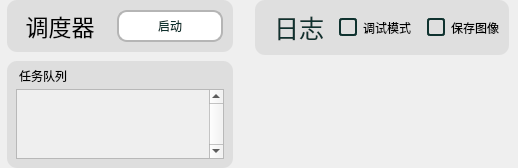
           <widget class="QWidget" name="Overview_Panel_widget">
            <property name="enabled">
             <bool>true</bool>
            </property>
            <property name="styleSheet">
             <string notr="true"/>
            </property>
            <layout class="QHBoxLayout" name="horizontalLayout_2" stretch="1,0">
             <property name="leftMargin">
              <number>0</number>
             </property>
             <property name="topMargin">
              <number>0</number>
             </property>
             <property name="rightMargin">
              <number>0</number>
             </property>
             <property name="bottomMargin">
              <number>0</number>
             </property>
             <item>
              <widget class="QWidget" name="widget_2" native="true">
               <property name="minimumSize">
                <size>
                 <width>240</width>
                 <height>0</height>
                </size>
               </property>
               <property name="maximumSize">
                <size>
                 <width>280</width>
                 <height>16777215</height>
                </size>
               </property>
               <property name="styleSheet">
                <string notr="true"/>
               </property>
               <layout class="QVBoxLayout" name="verticalLayout_3" stretch="1,1">
                <property name="spacing">
                 <number>9</number>
                </property>
                <property name="leftMargin">
                 <number>7</number>
                </property>
                <property name="topMargin">
                 <number>0</number>
                </property>
                <property name="rightMargin">
                 <number>7</number>
                </property>
                <property name="bottomMargin">
                 <number>0</number>
                </property>
                <item>
                 <widget class="QWidget" name="widget_4" native="true">
                  <property name="maximumSize">
                   <size>
                    <width>16777215</width>
                    <height>55</height>
                   </size>
                  </property>
                  <property name="palette">
                   <palette>
                    <active>
                     <colorrole role="WindowText">
                      <brush brushstyle="SolidPattern">
                       <color alpha="255">
                        <red>15</red>
                        <green>50</green>
                        <blue>47</blue>
                       </color>
                      </brush>
                     </colorrole>
                     <colorrole role="Button">
                      <brush brushstyle="SolidPattern">
                       <color alpha="255">
                        <red>222</red>
                        <green>222</green>
                        <blue>222</blue>
                       </color>
                      </brush>
                     </colorrole>
                     <colorrole role="Text">
                      <brush brushstyle="SolidPattern">
                       <color alpha="255">
                        <red>15</red>
                        <green>50</green>
                        <blue>47</blue>
                       </color>
                      </brush>
                     </colorrole>
                     <colorrole role="ButtonText">
                      <brush brushstyle="SolidPattern">
                       <color alpha="255">
                        <red>15</red>
                        <green>50</green>
                        <blue>47</blue>
                       </color>
                      </brush>
                     </colorrole>
                     <colorrole role="Base">
                      <brush brushstyle="SolidPattern">
                       <color alpha="255">
                        <red>222</red>
                        <green>222</green>
                        <blue>222</blue>
                       </color>
                      </brush>
                     </colorrole>
                     <colorrole role="Window">
                      <brush brushstyle="SolidPattern">
                       <color alpha="255">
                        <red>222</red>
                        <green>222</green>
                        <blue>222</blue>
                       </color>
                      </brush>
                     </colorrole>
                     <colorrole role="PlaceholderText">
                      <brush brushstyle="SolidPattern">
                       <color alpha="128">
                        <red>15</red>
                        <green>50</green>
                        <blue>47</blue>
                       </color>
                      </brush>
                     </colorrole>
                    </active>
                    <inactive>
                     <colorrole role="WindowText">
                      <brush brushstyle="SolidPattern">
                       <color alpha="255">
                        <red>15</red>
                        <green>50</green>
                        <blue>47</blue>
                       </color>
                      </brush>
                     </colorrole>
                     <colorrole role="Button">
                      <brush brushstyle="SolidPattern">
                       <color alpha="255">
                        <red>222</red>
                        <green>222</green>
                        <blue>222</blue>
                       </color>
                      </brush>
                     </colorrole>
                     <colorrole role="Text">
                      <brush brushstyle="SolidPattern">
                       <color alpha="255">
                        <red>15</red>
                        <green>50</green>
                        <blue>47</blue>
                       </color>
                      </brush>
                     </colorrole>
                     <colorrole role="ButtonText">
                      <brush brushstyle="SolidPattern">
                       <color alpha="255">
                        <red>15</red>
                        <green>50</green>
                        <blue>47</blue>
                       </color>
                      </brush>
                     </colorrole>
                     <colorrole role="Base">
                      <brush brushstyle="SolidPattern">
                       <color alpha="255">
                        <red>222</red>
                        <green>222</green>
                        <blue>222</blue>
                       </color>
                      </brush>
                     </colorrole>
                     <colorrole role="Window">
                      <brush brushstyle="SolidPattern">
                       <color alpha="255">
                        <red>222</red>
                        <green>222</green>
                        <blue>222</blue>
                       </color>
                      </brush>
                     </colorrole>
                     <colorrole role="PlaceholderText">
                      <brush brushstyle="SolidPattern">
                       <color alpha="128">
                        <red>15</red>
                        <green>50</green>
                        <blue>47</blue>
                       </color>
                      </brush>
                     </colorrole>
                    </inactive>
                    <disabled>
                     <colorrole role="WindowText">
                      <brush brushstyle="SolidPattern">
                       <color alpha="255">
                        <red>15</red>
                        <green>50</green>
                        <blue>47</blue>
                       </color>
                      </brush>
                     </colorrole>
                     <colorrole role="Button">
                      <brush brushstyle="SolidPattern">
                       <color alpha="255">
                        <red>222</red>
                        <green>222</green>
                        <blue>222</blue>
                       </color>
                      </brush>
                     </colorrole>
                     <colorrole role="Text">
                      <brush brushstyle="SolidPattern">
                       <color alpha="255">
                        <red>15</red>
                        <green>50</green>
                        <blue>47</blue>
                       </color>
                      </brush>
                     </colorrole>
                     <colorrole role="ButtonText">
                      <brush brushstyle="SolidPattern">
                       <color alpha="255">
                        <red>15</red>
                        <green>50</green>
                        <blue>47</blue>
                       </color>
                      </brush>
                     </colorrole>
                     <colorrole role="Base">
                      <brush brushstyle="SolidPattern">
                       <color alpha="255">
                        <red>222</red>
                        <green>222</green>
                        <blue>222</blue>
                       </color>
                      </brush>
                     </colorrole>
                     <colorrole role="Window">
                      <brush brushstyle="SolidPattern">
                       <color alpha="255">
                        <red>222</red>
                        <green>222</green>
                        <blue>222</blue>
                       </color>
                      </brush>
                     </colorrole>
                     <colorrole role="PlaceholderText">
                      <brush brushstyle="SolidPattern">
                       <color alpha="128">
                        <red>15</red>
                        <green>50</green>
                        <blue>47</blue>
                       </color>
                      </brush>
                     </colorrole>
                    </disabled>
                   </palette>
                  </property>
                  <property name="styleSheet">
                   <string notr="true">#widget_4 {  /* 仅匹配 objectName 为 myWidget 的控件 */
    background-color: rgb(222, 222, 222);
border-radius: 10px;
}
QWidget QLabel {
    background-color: rgb(222, 222, 222);
border-radius: 10px;
}</string>
                  </property>
                  <layout class="QHBoxLayout" name="horizontalLayout_3">
                   <property name="spacing">
                    <number>4</number>
                   </property>
                   <property name="leftMargin">
                    <number>0</number>
                   </property>
                   <property name="topMargin">
                    <number>9</number>
                   </property>
                   <property name="rightMargin">
                    <number>10</number>
                   </property>
                   <property name="bottomMargin">
                    <number>9</number>
                   </property>
                   <item>
                    <widget class="QLabel" name="label">
                     <property name="styleSheet">
                      <string notr="true">font-size:23px;
margin-top:0px;
margin-bottom:0px;</string>
                     </property>
                     <property name="text">
                      <string>调度器</string>
                     </property>
                     <property name="alignment">
                      <set>Qt::AlignmentFlag::AlignCenter</set>
                     </property>
                     <property name="indent">
                      <number>0</number>
                     </property>
                    </widget>
                   </item>
                   <item>
                    <widget class="QPushButton" name="start_schedule_button">
                     <property name="enabled">
                      <bool>true</bool>
                     </property>
                     <property name="focusPolicy">
                      <enum>Qt::FocusPolicy::ClickFocus</enum>
                     </property>
                     <property name="styleSheet">
                      <string notr="true">QPushButton{
border: 2px solid #b5b5b5;  /* 2px宽的深灰色实线边框 */
background-color: rgb(255, 255, 255);
border-radius:10px;
outline:none;
color:#0f322f;
padding-top:5px;
padding-bottom:5px;
}
QPushButton::hover {
border: 2px solid #39C5BB;  /* 2px宽的深灰色实线边框 */
background-color: rgb(255, 255, 255);
border-radius:10px;
outline:none;
padding-top:5px;
color:#39C5BB;
padding-bottom:5px;
}
QPushButton:disabled {
        background-color: #dedede;  /* 背景色 */
        color: #b5b5b5;             /* 文字颜色 */
        border: 2px solid #b5b5b5;  /* 2px宽的深灰色实线边框 */
    }</string>
                     </property>
                     <property name="text">
                      <string>启动</string>
                     </property>
                    </widget>
                   </item>
                  </layout>
                 </widget>
                </item>
                <item>
                 <widget class="QWidget" name="widget_5" native="true">
                  <property name="styleSheet">
                   <string notr="true">#widget_5 {  /* 仅匹配 objectName 为 myWidget 的控件 */
    background-color: rgb(222, 222, 222);
border-radius: 10px;
}
QWidget QLabel {
    background-color: rgb(222, 222, 222);
}</string>
                  </property>
                  <layout class="QVBoxLayout" name="verticalLayout">
                   <property name="spacing">
                    <number>2</number>
                   </property>
                   <property name="leftMargin">
                    <number>9</number>
                   </property>
                   <property name="topMargin">
                    <number>3</number>
                   </property>
                   <property name="rightMargin">
                    <number>9</number>
                   </property>
                   <property name="bottomMargin">
                    <number>9</number>
                   </property>
                   <item>
                    <widget class="QLabel" name="label_2">
                     <property name="styleSheet">
                      <string notr="true">
margin-top:3px;
margin-bottom:0px;
</string>
                     </property>
                     <property name="text">
                      <string>任务队列</string>
                     </property>
                    </widget>
                   </item>
                   <item>
                    <widget class="Line" name="line">
                     <property name="palette">
                      <palette>
                       <active>
                        <colorrole role="WindowText">
                         <brush brushstyle="SolidPattern">
                          <color alpha="255">
                           <red>179</red>
                           <green>179</green>
                           <blue>179</blue>
                          </color>
                         </brush>
                        </colorrole>
                        <colorrole role="Button">
                         <brush brushstyle="SolidPattern">
                          <color alpha="255">
                           <red>255</red>
                           <green>255</green>
                           <blue>255</blue>
                          </color>
                         </brush>
                        </colorrole>
                        <colorrole role="Text">
                         <brush brushstyle="SolidPattern">
                          <color alpha="255">
                           <red>15</red>
                           <green>50</green>
                           <blue>47</blue>
                          </color>
                         </brush>
                        </colorrole>
                        <colorrole role="ButtonText">
                         <brush brushstyle="SolidPattern">
                          <color alpha="255">
                           <red>15</red>
                           <green>50</green>
                           <blue>47</blue>
                          </color>
                         </brush>
                        </colorrole>
                        <colorrole role="Base">
                         <brush brushstyle="SolidPattern">
                          <color alpha="255">
                           <red>255</red>
                           <green>255</green>
                           <blue>255</blue>
                          </color>
                         </brush>
                        </colorrole>
                        <colorrole role="Window">
                         <brush brushstyle="SolidPattern">
                          <color alpha="255">
                           <red>255</red>
                           <green>255</green>
                           <blue>255</blue>
                          </color>
                         </brush>
                        </colorrole>
                        <colorrole role="PlaceholderText">
                         <brush brushstyle="SolidPattern">
                          <color alpha="128">
                           <red>15</red>
                           <green>50</green>
                           <blue>47</blue>
                          </color>
                         </brush>
                        </colorrole>
                       </active>
                       <inactive>
                        <colorrole role="WindowText">
                         <brush brushstyle="SolidPattern">
                          <color alpha="255">
                           <red>179</red>
                           <green>179</green>
                           <blue>179</blue>
                          </color>
                         </brush>
                        </colorrole>
                        <colorrole role="Button">
                         <brush brushstyle="SolidPattern">
                          <color alpha="255">
                           <red>255</red>
                           <green>255</green>
                           <blue>255</blue>
                          </color>
                         </brush>
                        </colorrole>
                        <colorrole role="Text">
                         <brush brushstyle="SolidPattern">
                          <color alpha="255">
                           <red>15</red>
                           <green>50</green>
                           <blue>47</blue>
                          </color>
                         </brush>
                        </colorrole>
                        <colorrole role="ButtonText">
                         <brush brushstyle="SolidPattern">
                          <color alpha="255">
                           <red>15</red>
                           <green>50</green>
                           <blue>47</blue>
                          </color>
                         </brush>
                        </colorrole>
                        <colorrole role="Base">
                         <brush brushstyle="SolidPattern">
                          <color alpha="255">
                           <red>255</red>
                           <green>255</green>
                           <blue>255</blue>
                          </color>
                         </brush>
                        </colorrole>
                        <colorrole role="Window">
                         <brush brushstyle="SolidPattern">
                          <color alpha="255">
                           <red>255</red>
                           <green>255</green>
                           <blue>255</blue>
                          </color>
                         </brush>
                        </colorrole>
                        <colorrole role="PlaceholderText">
                         <brush brushstyle="SolidPattern">
                          <color alpha="128">
                           <red>15</red>
                           <green>50</green>
                           <blue>47</blue>
                          </color>
                         </brush>
                        </colorrole>
                       </inactive>
                       <disabled>
                        <colorrole role="WindowText">
                         <brush brushstyle="SolidPattern">
                          <color alpha="255">
                           <red>120</red>
                           <green>120</green>
                           <blue>120</blue>
                          </color>
                         </brush>
                        </colorrole>
                        <colorrole role="Button">
                         <brush brushstyle="SolidPattern">
                          <color alpha="255">
                           <red>255</red>
                           <green>255</green>
                           <blue>255</blue>
                          </color>
                         </brush>
                        </colorrole>
                        <colorrole role="Text">
                         <brush brushstyle="SolidPattern">
                          <color alpha="255">
                           <red>15</red>
                           <green>50</green>
                           <blue>47</blue>
                          </color>
                         </brush>
                        </colorrole>
                        <colorrole role="ButtonText">
                         <brush brushstyle="SolidPattern">
                          <color alpha="255">
                           <red>15</red>
                           <green>50</green>
                           <blue>47</blue>
                          </color>
                         </brush>
                        </colorrole>
                        <colorrole role="Base">
                         <brush brushstyle="SolidPattern">
                          <color alpha="255">
                           <red>255</red>
                           <green>255</green>
                           <blue>255</blue>
                          </color>
                         </brush>
                        </colorrole>
                        <colorrole role="Window">
                         <brush brushstyle="SolidPattern">
                          <color alpha="255">
                           <red>255</red>
                           <green>255</green>
                           <blue>255</blue>
                          </color>
                         </brush>
                        </colorrole>
                        <colorrole role="PlaceholderText">
                         <brush brushstyle="SolidPattern">
                          <color alpha="128">
                           <red>15</red>
                           <green>50</green>
                           <blue>47</blue>
                          </color>
                         </brush>
                        </colorrole>
                       </disabled>
                      </palette>
                     </property>
                     <property name="lineWidth">
                      <number>2</number>
                     </property>
                     <property name="orientation">
                      <enum>Qt::Orientation::Vertical</enum>
                     </property>
                    </widget>
                   </item>
                   <item>
                    <widget class="QScrollArea" name="scrollArea">
                     <property name="styleSheet">
                      <string notr="true">QScrollArea {
    /* 主边框：灰色实线，2px宽，圆角5px */
    border: 2px solid rgb(209, 209, 209);
    border-radius: 5px;
    /* 内边距，避免内容紧贴边框 */
    padding-right: 3px;
    /* 背景色 */
    background-color: #e7e7e7;
}

/* 滚动区域的内容区域（QScrollArea的视口） */
QScrollArea &gt; QWidget &gt; QWidget {
    /* 内容区域背景色 */
    background-color: #e2e2e2;
}
        /* 垂直滚动条整体 */
        QScrollBar:vertical {
            background-color: #e2e2e2;
            width: 6px;
            margin: 0px;
            border-radius: 4px;
        }
        QScrollBar::handle:vertical {
            background-color: #8b8b8b;
            border-radius: 3px;
            margin: 3 0px 6 0px;
            min-height: 30px;
        }
        QScrollBar::handle:vertical:hover,
        QScrollBar::handle:vertical:pressed {
            background-color: #3c3f41;
            border-radius: 3px;
            margin: 0 0px 0 0px;
        }
        QScrollBar::sub-line:vertical {
            border: none;
            height: 0px;
        }
        QScrollBar::add-line:vertical {
            border: none;
            height: 0px;
        }</string>
                     </property>
                     <property name="verticalScrollBarPolicy">
                      <enum>Qt::ScrollBarPolicy::ScrollBarAlwaysOn</enum>
                     </property>
                     <property name="horizontalScrollBarPolicy">
                      <enum>Qt::ScrollBarPolicy::ScrollBarAlwaysOff</enum>
                     </property>
                     <property name="widgetResizable">
                      <bool>true</bool>
                     </property>
                     <widget class="QWidget" name="scroll_tasks_area_content">
                      <property name="geometry">
                       <rect>
                        <x>0</x>
                        <y>0</y>
                        <width>232</width>
                        <height>609</height>
                       </rect>
                      </property>
                     </widget>
                    </widget>
                   </item>
                  </layout>
                 </widget>
                </item>
               </layout>
              </widget>
             </item>
             <item>
              <widget class="QWidget" name="widget_3" native="true">
               <layout class="QVBoxLayout" name="verticalLayout_4" stretch="1,11">
                <property name="spacing">
                 <number>5</number>
                </property>
                <property name="leftMargin">
                 <number>0</number>
                </property>
                <property name="topMargin">
                 <number>0</number>
                </property>
                <property name="rightMargin">
                 <number>0</number>
                </property>
                <property name="bottomMargin">
                 <number>0</number>
                </property>
                <item>
                 <widget class="QWidget" name="widget_8" native="true">
                  <property name="styleSheet">
                   <string notr="true"/>
                  </property>
                  <layout class="QVBoxLayout" name="verticalLayout_10">
                   <property name="leftMargin">
                    <number>9</number>
                   </property>
                   <property name="topMargin">
                    <number>0</number>
                   </property>
                   <property name="rightMargin">
                    <number>9</number>
                   </property>
                   <property name="bottomMargin">
                    <number>0</number>
                   </property>
                   <item>
                    <widget class="QWidget" name="widget_12" native="true">
                     <property name="styleSheet">
                      <string notr="true">QWidget {
                background-color: #dfdfdf;  /* 背景颜色 */
				border-radius:10px;
            }
QLabel{color:#0f322f;}
/* 调整勾选框的大小 */
QCheckBox::indicator {
color:#0f322f;
	width: 14px;      /* 勾选框宽度 */
	height: 14px;     /* 勾选框高度 */
	outline:none;
border:none;
}

/* 可选：设置勾选框不同状态的样式 */
QCheckBox::indicator:unchecked {
	border: 2px solid #0f322f;
	border-radius: 3px;
}
QCheckBox::indicator:checked {
	background-color:#39C5BB;
	border: 2px solid #0f322f;
	border-radius: 3px;
	
}

/* 禁用状态 */
QCheckBox::indicator:disabled {
	background-color: #f0f0f0;
	border-color: #cccccc;
}
/* 1. 未选中（默认）状态的下边框 */
            QLineEdit {
                /* 清除默认边框，只保留下边框 */
                border: none;
                border-bottom: 3px solid #969696;  /* 灰色下边框 */
                padding: 5px 0;  /* 上下下内边距，避免文字紧贴紧贴边框 */
				border-radius:0px;
                background: transparent;  /* 背景透明，只显示下边框 */
            }
            
            /* 2. 选中（获得焦点点）状态的下边框 */
            QLineEdit:focus {
                border-bottom: 4px solid #39C5BB;  /* 蓝色下边框（突出显示） */
                outline: none;  /* 去除系统默认的聚焦外边框 */
            }
            
            /* 3. 鼠标略过（悬停）状态的下边框 */
            QLineEdit:hover {
                border-bottom: 4px solid #0f322f;  /* 深灰色下边框（中间状态） */
            }</string>
                     </property>
                     <layout class="QHBoxLayout" name="horizontalLayout_4" stretch="1,0,0">
                      <property name="spacing">
                       <number>15</number>
                      </property>
                      <item alignment="Qt::AlignmentFlag::AlignLeft">
                       <widget class="QLabel" name="log_text_label">
                        <property name="font">
                         <font>
                          <family>Consolas</family>
                          <pointsize>-1</pointsize>
                          <italic>false</italic>
                          <bold>false</bold>
                         </font>
                        </property>
                        <property name="styleSheet">
                         <string notr="true">font-size:25px;
</string>
                        </property>
                        <property name="text">
                         <string>日志</string>
                        </property>
                        <property name="indent">
                         <number>10</number>
                        </property>
                       </widget>
                      </item>
                      <item alignment="Qt::AlignmentFlag::AlignRight">
                       <widget class="QCheckBox" name="bool_debug">
                        <property name="focusPolicy">
                         <enum>Qt::FocusPolicy::ClickFocus</enum>
                        </property>
                        <property name="text">
                         <string>调试模式</string>
                        </property>
                       </widget>
                      </item>
                      <item alignment="Qt::AlignmentFlag::AlignRight">
                       <widget class="QCheckBox" name="bool_save_img">
                        <property name="focusPolicy">
                         <enum>Qt::FocusPolicy::ClickFocus</enum>
                        </property>
                        <property name="styleSheet">
                         <string notr="true"/>
                        </property>
                        <property name="text">
                         <string>保存图像</string>
                        </property>
                       </widget>
                      </item>
                     </layout>
                    </widget>
                   </item>
                  </layout>
                 </widget>
                </item>
                <item>
                 <widget class="QWidget" name="logs_container" native="true">
                  <property name="enabled">
                   <bool>true</bool>
                  </property>
                  <property name="layoutDirection">
                   <enum>Qt::LayoutDirection::LeftToRight</enum>
                  </property>
                  <property name="styleSheet">
                   <string notr="true"/>
                  </property>
                 </widget>
                </item>
               </layout>
              </widget>
             </item>
            </layout>
           </widget>
